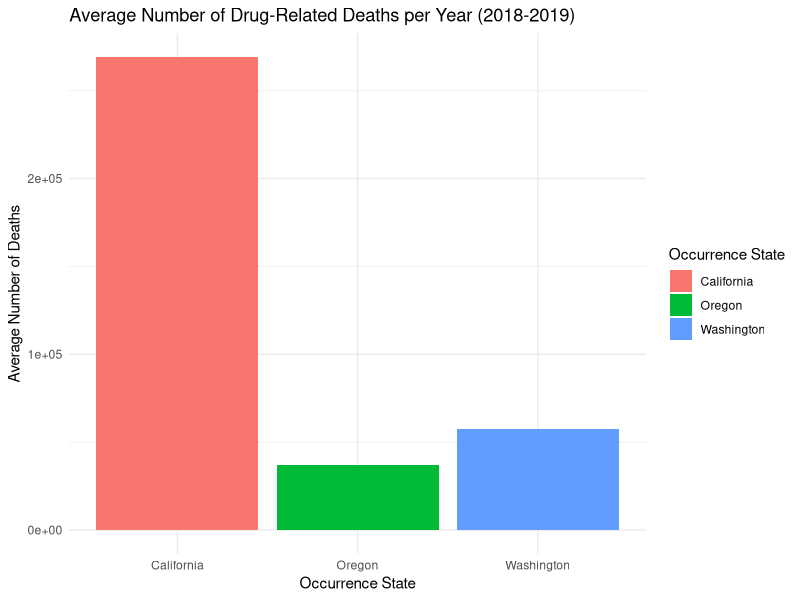

Reproduce this figure in R.
## ---- chunk 1
knitr::opts_chunk$set(echo = TRUE)
## ---- chunk 2
library(readxl)
library(dplyr)
library(zoo)
library(lubridate)

#setting directory
#setwd(dirname(rstudioapi::getSourceEditorContext()$path))
getwd()
## ---- chunk 3
# load the relevant part of the Data set, exclude notes starting from row 4374
Data <- read_excel("data/Drug_related_Deaths_2018-2024.xlsx", n_max = 4374)


# Overview for the Data
head(Data, 10)
str(Data)

## ---- chunk 4

# look into Notes
unique(Data$Notes)

# only NA's so we delete this column
Data <- Data %>% select(-Notes)

# look into Dates
unique(Data$Month)

# Delete Row Sep., 2024 since the data is not complete
Data <- Data[Data$Month != "Sep., 2024 (provisional and partial)", ]

# Create column Provisional (TRUE/FALSE) based on the col Month '(provisional)'
Data$Provisional <- grepl("\\(provisional\\)", Data$Month)

# Delete " (provisional)" from the Date
####Data$Month <- gsub(" \\(provisional\\)", "", Data$Month)

# Convert into Date Variable
####Data$Month <- as.yearmon(Data$Month, format = "%b., %Y")
Data <- Data %>%
  #mutate(`Month` = as.yearmon(`Month Code`, format = "%Y/%m"))
    mutate(`Month` = ym(`Month Code`))


#### look into Deaths
#### Data$Deaths

# count of "Suppressed"
sum(Data$Deaths == "Suppressed")

# Some of the numbers are "Suppressed" this means that there are between 1 and 9 cases
# To use Deaths as a number we can leave them as NA's or substitute by a random number between 1 and 9

# Set seed for reproducibility if needed
set.seed(23)  

# Replace "Suppressed" in the Death column with a random number between 1 and 9
Data$Deaths <- ifelse(Data$Deaths == "Suppressed", sample(1:9, sum(Data$Deaths == "Suppressed"), replace = TRUE), Data$Deaths)
Data$Deaths <- as.numeric(Data$Deaths)

summary(Data)
sum(Data$Deaths == "Suppressed")
# Delete all columns that end on Code, they are duplicates of the other columns
Data <- Data[, !grepl("Code$", names(Data))]

glimpse(Data)
## ---- chunk 5
# Filter the data for the years 2018 to 2019 
Data_2018_2019 <- Data %>%
  filter(`Month` >= ym("2018-01") & `Month` <= ym("2019-12"))

str(Data_2018_2019)

# Group the data by occurrence state and year
Data_2018_2019 <- Data_2018_2019 %>%
  group_by(`Occurrence State`, year = year(`Month`)) %>%
  summarise(Deaths = sum(Deaths))

# Calculate the average number of deaths per year for each occurrence state
Baseline <- Data_2018_2019 %>%
  group_by(`Occurrence State`) %>%
  summarise(Avg_Deaths = mean(Deaths))

# Plot the average number of deaths per year for each occurrence state
library(ggplot2)

ggplot(Baseline, aes(x = `Occurrence State`, y = Avg_Deaths, fill = `Occurrence State`)) +
  geom_bar(stat = "identity") +
  labs(title = "Average Number of Drug-Related Deaths per Year (2018-2019)",
       x = "Occurrence State",
       y = "Average Number of Deaths") +
  theme_minimal()
